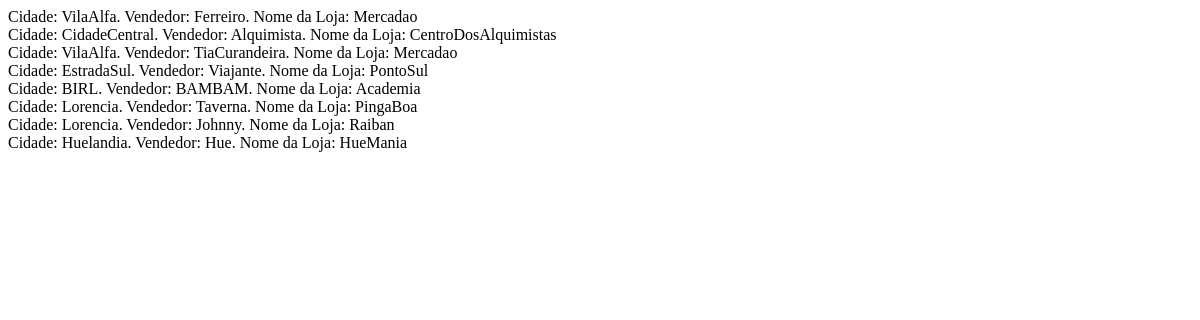
Page /listLoja.php on the earlier database version.
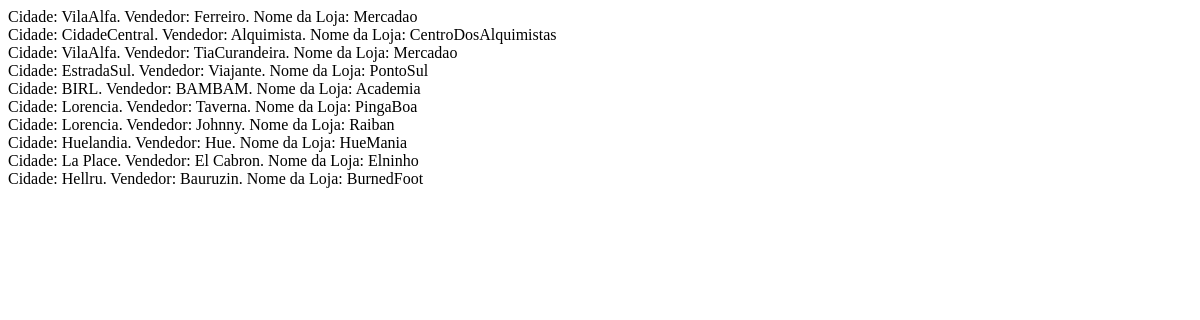
Same page on the later database version.
### tables this page shows
CREATE TABLE `loja` (
  `Cidade` varchar(50) DEFAULT NULL,
  `Vendedor` varchar(50) NOT NULL,
  `Loja_Nome` varchar(50) NOT NULL,
  PRIMARY KEY (`Vendedor`)
);

### db/DB.class.php (called while the page is built, shortened)
<?php
abstract class DB{
    private static $dbtype   = "mysql";
    private static $host     = "localhost";
    private static $port     = "3306";
    private static $user     = "root";
    private static $password = "";
    private static $db       = "trampo";
    private function getDBType()  {return self::$dbtype;}
    private function getHost()    {return self::$host;}
    private function getPort()    {return self::$port;}
    private function getUser()    {return self::$user;}
    private function getPassword(){return self::$password;}
    private function getDB()      {return self::$db;}
    public $conexao = null;
    public function connect(){
        try
        {
            $this->conexao = new PDO($this->getDBType().":host=".$this->getHost().";port=".$this->getPort().";dbname=".$this->getDB(), $this->getUser(), $this->getPassword());
        }
        catch (PDOException $i)
        {
            die("Erro: <code>" . $i->getMessage() . "</code>");
        }
        return ($this->conexao);
    }
}
?>

### db/Loja.class.php (called while the page is built, shortened)
<?php
  require_once "DB.class.php";
  require_once "models/LojaModel.class.php";
  class Loja extends DB{
    public function getAll()
    {
      $sql = 'SELECT Cidade, Vendedor, Loja_Nome FROM loja';
      $query = $this->conexao->query($sql);
	    $result = $query->fetchAll(PDO::FETCH_ASSOC);
      $vendedores = [];
      foreach($result as $inv){
        array_push($vendedores, new LojaModel($inv["Cidade"], $inv["Vendedor"], $inv["Loja_Nome"]));
      }
      return $vendedores;
    }
  }
?>

### models/LojaModel.class.php (called while the page is built, shortened)
<?php
  class LojaModel {
    public function __construct($cidade, $vendedor, $loja){
      $this->Cidade = $cidade;
      $this->Vendedor = $vendedor;
      $this->Loja_Nome = $loja;
    }
  }
?>

### listLoja.php (the view, shortened to what this page needs)
<!DOCTYPE html>
<html>
  <head>
  </head>
  <body>
    <?php
      require_once "db/Loja.class.php";
      $loja = new Loja();
      $store = $loja->getAll();
      foreach($store as $st){
	     echo "Cidade: {$st->Cidade}. Vendedor: {$st->Vendedor}. Nome da Loja: {$st->Loja_Nome}<br>";
      }
    ?>
  </body>
</html>

Differences in the rows shown:
added loja: Cidade "La Place", Vendedor "El Cabron", Loja_Nome "Elninho"
added loja: Cidade "Hellru", Vendedor "Bauruzin", Loja_Nome "BurnedFoot"
